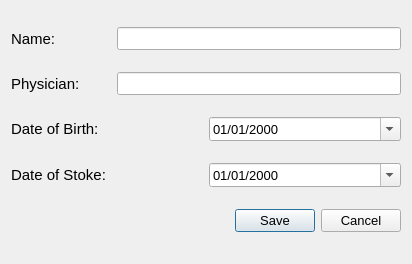
<?xml version="1.0" encoding="UTF-8"?>
<ui version="4.0">
 <class>NewPatientWindow</class>
 <widget class="QDialog" name="NewPatientWindow">
  <property name="geometry">
   <rect>
    <x>0</x>
    <y>0</y>
    <width>412</width>
    <height>264</height>
   </rect>
  </property>
  <property name="windowTitle">
   <string>New Patient</string>
  </property>
  <layout class="QVBoxLayout" name="verticalLayout">
   <item>
    <layout class="QHBoxLayout" name="horizontalLayout">
     <item>
      <widget class="QLabel" name="label">
       <property name="minimumSize">
        <size>
         <width>100</width>
         <height>0</height>
        </size>
       </property>
       <property name="font">
        <font>
         <pointsize>11</pointsize>
        </font>
       </property>
       <property name="text">
        <string>Name:</string>
       </property>
      </widget>
     </item>
     <item>
      <widget class="QLineEdit" name="lineEditName">
       <property name="font">
        <font>
         <pointsize>10</pointsize>
        </font>
       </property>
      </widget>
     </item>
    </layout>
   </item>
   <item>
    <layout class="QHBoxLayout" name="horizontalLayout_2">
     <item>
      <widget class="QLabel" name="label_2">
       <property name="minimumSize">
        <size>
         <width>100</width>
         <height>0</height>
        </size>
       </property>
       <property name="font">
        <font>
         <pointsize>11</pointsize>
        </font>
       </property>
       <property name="text">
        <string>Physician:</string>
       </property>
      </widget>
     </item>
     <item>
      <widget class="QLineEdit" name="lineEditPhysician">
       <property name="font">
        <font>
         <pointsize>10</pointsize>
        </font>
       </property>
      </widget>
     </item>
    </layout>
   </item>
   <item>
    <layout class="QHBoxLayout" name="horizontalLayout_4">
     <item>
      <widget class="QLabel" name="label_4">
       <property name="minimumSize">
        <size>
         <width>100</width>
         <height>0</height>
        </size>
       </property>
       <property name="font">
        <font>
         <pointsize>11</pointsize>
        </font>
       </property>
       <property name="toolTip">
        <string>Format: MM/DD/YYYY</string>
       </property>
       <property name="text">
        <string>Date of Birth:</string>
       </property>
      </widget>
     </item>
     <item>
      <widget class="QDateEdit" name="dateEditBirth">
       <property name="font">
        <font>
         <pointsize>10</pointsize>
        </font>
       </property>
       <property name="toolTip">
        <string>Format: MM/DD/YYYY</string>
       </property>
       <property name="maximumDate">
        <date>
         <year>2020</year>
         <month>1</month>
         <day>1</day>
        </date>
       </property>
       <property name="displayFormat">
        <string>MM/dd/yyyy</string>
       </property>
       <property name="calendarPopup">
        <bool>true</bool>
       </property>
      </widget>
     </item>
    </layout>
   </item>
   <item>
    <layout class="QHBoxLayout" name="horizontalLayout_3">
     <item>
      <widget class="QLabel" name="label_3">
       <property name="minimumSize">
        <size>
         <width>100</width>
         <height>0</height>
        </size>
       </property>
       <property name="font">
        <font>
         <pointsize>11</pointsize>
        </font>
       </property>
       <property name="toolTip">
        <string>Format: MM/DD/YYYY</string>
       </property>
       <property name="text">
        <string>Date of Stoke:</string>
       </property>
      </widget>
     </item>
     <item>
      <widget class="QDateEdit" name="dateEditStroke">
       <property name="font">
        <font>
         <pointsize>10</pointsize>
        </font>
       </property>
       <property name="toolTip">
        <string>Format: MM/DD/YYYY</string>
       </property>
       <property name="maximumDate">
        <date>
         <year>2020</year>
         <month>1</month>
         <day>1</day>
        </date>
       </property>
       <property name="displayFormat">
        <string>MM/dd/yyyy</string>
       </property>
       <property name="calendarPopup">
        <bool>true</bool>
       </property>
      </widget>
     </item>
    </layout>
   </item>
   <item>
    <widget class="QDialogButtonBox" name="buttonBox">
     <property name="font">
      <font>
       <pointsize>10</pointsize>
      </font>
     </property>
     <property name="orientation">
      <enum>Qt::Horizontal</enum>
     </property>
     <property name="standardButtons">
      <set>QDialogButtonBox::Cancel|QDialogButtonBox::Save</set>
     </property>
    </widget>
   </item>
  </layout>
 </widget>
 <resources/>
 <connections>
  <connection>
   <sender>buttonBox</sender>
   <signal>accepted()</signal>
   <receiver>NewPatientWindow</receiver>
   <slot>accept()</slot>
   <hints>
    <hint type="sourcelabel">
     <x>248</x>
     <y>254</y>
    </hint>
    <hint type="destinationlabel">
     <x>157</x>
     <y>274</y>
    </hint>
   </hints>
  </connection>
  <connection>
   <sender>buttonBox</sender>
   <signal>rejected()</signal>
   <receiver>NewPatientWindow</receiver>
   <slot>reject()</slot>
   <hints>
    <hint type="sourcelabel">
     <x>316</x>
     <y>260</y>
    </hint>
    <hint type="destinationlabel">
     <x>286</x>
     <y>274</y>
    </hint>
   </hints>
  </connection>
 </connections>
</ui>
